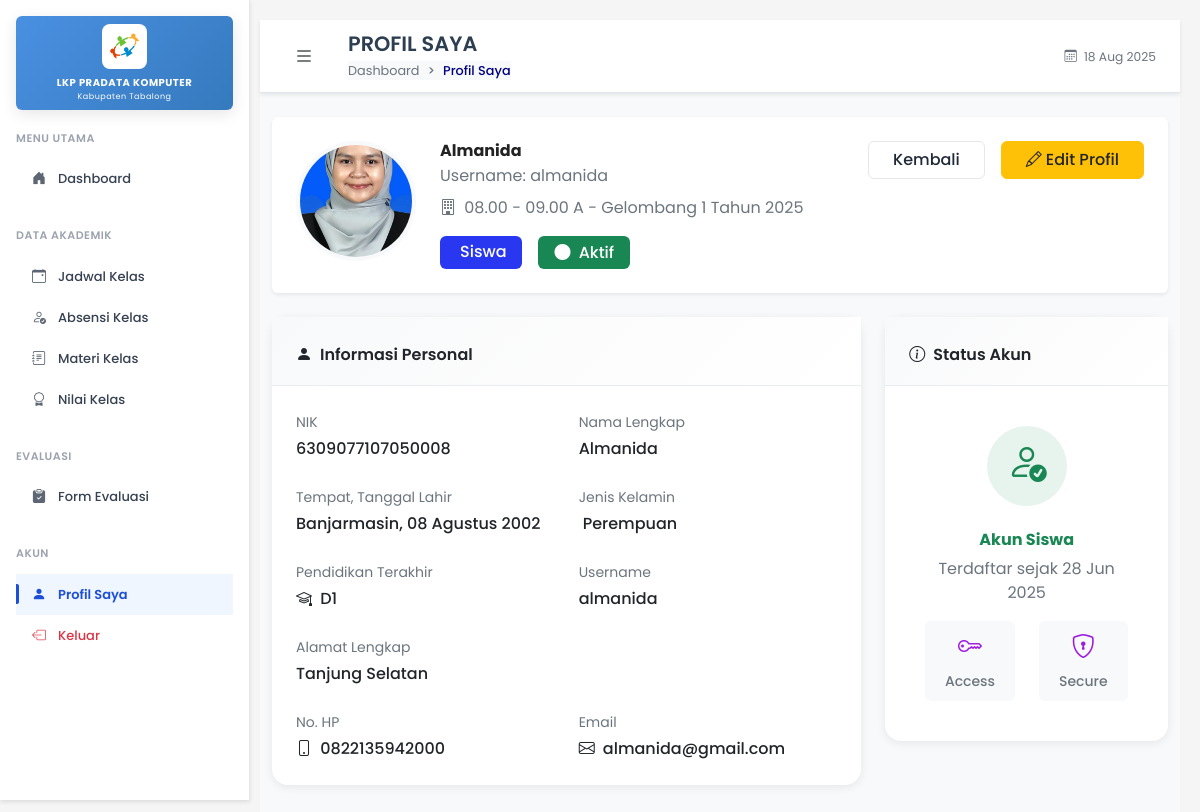
The app's page /pages/siswa/profil/index.php (signed in) with its own data.
### tables this page shows
CREATE TABLE `siswa` (
  `id_siswa` int(11) NOT NULL,
  `id_user` int(11) DEFAULT NULL,
  `id_kelas` int(11) DEFAULT NULL,
  `nik` varchar(16) DEFAULT NULL,
  `nama` varchar(100) DEFAULT NULL,
  `tempat_lahir` varchar(50) DEFAULT NULL,
  `tanggal_lahir` date DEFAULT NULL,
  `jenis_kelamin` enum('Laki-Laki','Perempuan') DEFAULT NULL,
  `pendidikan_terakhir` enum('SD','SLTP','SLTA','D1','D2','S1','S2','S3') DEFAULT NULL,
  `no_hp` varchar(20) DEFAULT NULL,
  `email` varchar(100) DEFAULT NULL,
  `alamat_lengkap` text DEFAULT NULL,
  `pas_foto` varchar(255) DEFAULT NULL,
  `ktp` varchar(255) DEFAULT NULL,
  `kk` varchar(255) DEFAULT NULL,
  `ijazah` varchar(255) DEFAULT NULL,
  `status_aktif` enum('aktif','nonaktif') DEFAULT NULL
);

CREATE TABLE `user` (
  `id_user` int(11) NOT NULL,
  `username` varchar(20) NOT NULL,
  `password` varchar(255) DEFAULT NULL,
  `role` enum('admin','instruktur','siswa') NOT NULL,
  `remember_token` varchar(100) DEFAULT NULL,
  `reset_token` varchar(100) DEFAULT NULL,
  `reset_token_expire` datetime DEFAULT NULL,
  `created_at` timestamp NOT NULL DEFAULT current_timestamp()
);

CREATE TABLE `kelas` (
  `id_kelas` int(11) NOT NULL,
  `nama_kelas` varchar(50) NOT NULL,
  `id_gelombang` int(11) NOT NULL,
  `kapasitas` int(11) DEFAULT NULL,
  `id_instruktur` int(11) DEFAULT NULL
);

CREATE TABLE `gelombang` (
  `id_gelombang` int(11) NOT NULL,
  `tahun` year(4) NOT NULL,
  `gelombang_ke` int(11) NOT NULL,
  `nama_gelombang` varchar(100) DEFAULT NULL,
  `status` enum('aktif','selesai','dibuka') DEFAULT 'dibuka'
);

### pages/siswa/profil/index.php (the view, shortened to what this page needs)
<?php
include '../../../includes/db.php';
$user_id = $_SESSION['user_id'];
$query = "SELECT s.*, k.nama_kelas, g.nama_gelombang, g.tahun, g.gelombang_ke,
                 i.nama as nama_instruktur, n.*,
                 u.username, u.created_at,
                 -- Progress nilai
                 CASE WHEN n.nilai_word IS NOT NULL AND n.nilai_word > 0 THEN 1 ELSE 0 END +
                 CASE WHEN n.nilai_excel IS NOT NULL AND n.nilai_excel > 0 THEN 1 ELSE 0 END +
                 CASE WHEN n.nilai_ppt IS NOT NULL AND n.nilai_ppt > 0 THEN 1 ELSE 0 END +
                 CASE WHEN n.nilai_internet IS NOT NULL AND n.nilai_internet > 0 THEN 1 ELSE 0 END +
                 CASE WHEN n.nilai_pengembangan IS NOT NULL AND n.nilai_pengembangan > 0 THEN 1 ELSE 0 END as progress_nilai,
                 -- Status sertifikat
                 CASE WHEN n.rata_rata >= 60 AND
                           (n.nilai_word IS NOT NULL AND n.nilai_word > 0) AND
                           (n.nilai_excel IS NOT NULL AND n.nilai_excel > 0) AND
                           (n.nilai_ppt IS NOT NULL AND n.nilai_ppt > 0) AND
                           (n.nilai_internet IS NOT NULL AND n.nilai_internet > 0) AND
                           (n.nilai_pengembangan IS NOT NULL AND n.nilai_pengembangan > 0)
                      THEN 'eligible' ELSE 'not_eligible' END as sertifikat_status
          FROM siswa s
          LEFT JOIN kelas k ON s.id_kelas = k.id_kelas
          LEFT JOIN gelombang g ON k.id_gelombang = g.id_gelombang
          LEFT JOIN instruktur i ON k.id_instruktur = i.id_instruktur
          LEFT JOIN nilai n ON s.id_siswa = n.id_siswa
          LEFT JOIN user u ON s.id_user = u.id_user
          WHERE s.id_user = ?";
$stmt = $conn->prepare($query);
$stmt->bind_param("i", $user_id);
$stmt->execute();
$result = $stmt->get_result();
$siswa_data = $result->fetch_assoc();
$tanggalLahir = '';
if ($siswa_data['tanggal_lahir']) {
    $tanggalLahir = date('d F Y', strtotime($siswa_data['tanggal_lahir']));
    $bulanInggris = ['January', 'February', 'March', 'April', 'May', 'June', 'July', 'August', 'September', 'October', 'November', 'December'];
    $bulanIndonesia = ['Januari', 'Februari', 'Maret', 'April', 'Mei', 'Juni', 'Juli', 'Agustus', 'September', 'Oktober', 'November', 'Desember'];
    $tanggalLahir = str_replace($bulanInggris, $bulanIndonesia, $tanggalLahir);
}
?>
<!DOCTYPE html>
<html lang="id">
<head>
  <link rel="stylesheet" href="../../../assets/css/bootstrap.min.css" />
  <link rel="stylesheet" href="../../../assets/css/bootstrap-icons.css" />
  <link rel="stylesheet" href="../../../assets/css/fonts.css" />
  <link rel="stylesheet" href="../../../assets/css/styles.css" />
</head>
<body>
  <div class="d-flex">
    <?php include '../../../includes/sidebar/siswa.php'; ?>
    <div class="flex-fill main-content">
      <nav class="top-navbar">
        <div class="container-fluid px-3 px-md-4">
          <div class="d-flex align-items-center">
            <div class="d-flex align-items-center flex-grow-1">
              <button class="btn btn-link text-dark p-2 me-3 sidebar-toggle" type="button" id="sidebarToggle">
                <i class="bi bi-list fs-4"></i>
              </button>
              <div class="page-info">
                <h2 class="page-title mb-1">PROFIL SAYA</h2>
                <nav aria-label="breadcrumb">
                  <ol class="breadcrumb page-breadcrumb mb-0">
                    <li class="breadcrumb-item">
                      <a href="../dashboard.php">Dashboard</a>
                    </li>
                    <li class="breadcrumb-item active" aria-current="page">Profil Saya</li>
                  </ol>
                </nav>
              </div>
            </div>
            <div class="d-flex align-items-center">
              <div class="navbar-page-info d-none d-md-block">
                <small class="text-muted">
                  <i class="bi bi-calendar3 me-1"></i>
                  <?= date('d M Y') ?>
                </small>
              </div>
            </div>
          </div>
        </div>
      </nav>
      <div class="container-fluid mt-4">
        <div class="card border-0 shadow-sm mb-4">
          <div class="card-body p-4">
            <div class="row align-items-start">
              <div class="col-auto">
                <div class="profile-photo">
                  <?php if(!empty($siswa_data['pas_foto']) && file_exists('../../../uploads/profile_pictures/'.$siswa_data['pas_foto'])): ?>
                    <img src="../../../uploads/profile_pictures/<?= $siswa_data['pas_foto'] ?>"
                         alt="Foto <?= htmlspecialchars($siswa_data['nama']) ?>"
                         class="rounded-circle"
                         style="width: 120px; height: 120px; object-fit: cover; border: 4px solid #f8f9fa;">
                  <?php endif; ?>
                </div>
              </div>
              <div class="col">
                <div class="d-flex justify-content-between align-items-start">
                  <div>
                    <h3 class="mb-1 fw-bold"><?= htmlspecialchars($siswa_data['nama']) ?></h3>
                    <p class="text-muted mb-2">Username: <?= htmlspecialchars($siswa_data['username']) ?></p>
                    <p class="text-muted mb-3">
                      <i class="bi bi-building me-1"></i>
                      <?= htmlspecialchars($siswa_data['nama_kelas'] ?? 'Belum ada kelas') ?> -
                      <?= htmlspecialchars($siswa_data['nama_gelombang'] ?? 'Gelombang') ?>
                    </p>
                    <div class="d-flex gap-3">
                      <span class="badge bg-primary fs-6 px-3 py-2">
                        Siswa
                      </span>
                      <span class="badge bg-<?= $siswa_data['status_aktif'] == 'aktif' ? 'success' : 'success' ?> fs-6 px-3 py-2">
                        <i class="bi bi-circle-fill me-1"></i>
                        <?= ucfirst($siswa_data['status_aktif'] ?? 'aktif') ?>
                      </span>
                    </div>
                  </div>
                   <div class="d-flex gap-3">
                    <a href="../dashboard.php" class="btn btn-kembali px-4">
                      Kembali
                    </a>
                    <a href="edit.php" class="btn btn-edit px-4">
                      <i class="bi bi-pencil me-1"></i>Edit Profil
                    </a>
                  </div>
                </div>
              </div>
            </div>
          </div>
        </div>
        <div class="row">
<div class="col-lg-8">
  <div class="card content-card mb-4">
    <div class="section-header">
      <h5 class="mb-0 text-dark">
        <i class="bi bi-person-fill me-2"></i>Informasi Personal
      </h5>
    </div>
    <div class="card-body">
      <div class="row g-4">
        <div class="col-md-6">
          <div class="info-item">
            <label class="form-label small text-muted mb-1">NIK</label>
            <div class="fw-medium"><?= htmlspecialchars($siswa_data['nik'] ?? '-') ?></div>
          </div>
        </div>
        <div class="col-md-6">
          <div class="info-item">
            <label class="form-label small text-muted mb-1">Nama Lengkap</label>
            <div class="fw-medium"><?= htmlspecialchars($siswa_data['nama']) ?></div>
          </div>
        </div>
        <div class="col-md-6">
          <div class="info-item">
            <label class="form-label small text-muted mb-1">Tempat, Tanggal Lahir</label>
            <div class="fw-medium">
              <?= htmlspecialchars($siswa_data['tempat_lahir'] ?? '-') ?><?= $tanggalLahir ? ', ' . $tanggalLahir : '' ?>
            </div>
          </div>
        </div>
        <div class="col-md-6">
          <div class="info-item">
            <label class="form-label small text-muted mb-1">Jenis Kelamin</label>
            <div class="fw-medium">
              <?= htmlspecialchars($siswa_data['jenis_kelamin'] ?? '-') ?>
            </div>
          </div>
        </div>
        <div class="col-md-6">
          <div class="info-item">
            <label class="form-label small text-muted mb-1">Pendidikan Terakhir</label>
            <div class="fw-medium">
              <i class="bi bi-mortarboard me-1"></i>
              <?= htmlspecialchars($siswa_data['pendidikan_terakhir'] ?? '-') ?>
            </div>
          </div>
        </div>
        <div class="col-md-6">
          <div class="info-item">
            <label class="form-label small text-muted mb-1">Username</label>
            <div class="fw-medium"><?= htmlspecialchars($siswa_data['username']) ?></div>
          </div>
        </div>
        <div class="col-12">
          <div class="info-item">
            <label class="form-label small text-muted mb-1">Alamat Lengkap</label>
            <div class="fw-medium"><?= htmlspecialchars($siswa_data['alamat_lengkap'] ?? '-') ?></div>
          </div>
        </div>
        <div class="col-md-6">
          <div class="info-item">
            <label class="form-label small text-muted mb-1">No. HP</label>
            <div class="fw-medium">
              <i class="bi bi-phone me-1"></i>
              <?= htmlspecialchars($siswa_data['no_hp'] ?? '-') ?>
            </div>
          </div>
        </div>
        <div class="col-md-6">
          <div class="info-item">
            <label class="form-label small text-muted mb-1">Email</label>
            <div class="fw-medium">
              <i class="bi bi-envelope me-1"></i>
              <?= htmlspecialchars($siswa_data['email'] ?? '-') ?>
            </div>
          </div>
        </div>
      </div>
    </div>
  </div>
</div>
          <div class="col-lg-4">
            <div class="card content-card mb-4">
              <div class="section-header">
                <h5 class="mb-0 text-dark">
                  <i class="bi bi-info-circle me-2"></i>Status Akun
                </h5>
              </div>
              <div class="card-body">
                <div class="text-center p-3">
                  <div class="bg-success bg-opacity-10 rounded-circle d-inline-flex align-items-center justify-content-center mb-3"
                       style="width: 80px; height: 80px;">
                    <i class="bi bi-person-check text-success" style="font-size: 2.5rem;"></i>
                  </div>
                  <h5 class="fw-bold mb-2 text-success">Akun Siswa</h5>
                  <p class="text-muted mb-3">Terdaftar sejak <?= date('d M Y', strtotime($siswa_data['created_at'])) ?></p>
                  <div class="row text-center">
                    <div class="col-6">
                      <div class="p-2 bg-light rounded">
                        <i class="bi bi-key text-secondary fs-4 mb-1 d-block"></i>
                        <small class="text-muted fw-medium">Access</small>
                      </div>
                    </div>
                    <div class="col-6">
                      <div class="p-2 bg-light rounded">
                        <i class="bi bi-shield-lock text-secondary fs-4 mb-1 d-block"></i>
                        <small class="text-muted fw-medium">Secure</small>
                      </div>
                    </div>
                  </div>
                </div>
              </div>
            </div>
          </div>
        </div>
      </div>
    </div>
  </div>
</body>
</html>

### records on screen
siswa: pas_foto (picture), nama "Almanida", id_user.username "almanida", id_kelas.nama_kelas "08.00 - 09.00 A", gelombang.nama_gelombang "Gelombang 1 Tahun 2025", status_aktif "Aktif", nik "6309077107050008", tempat_lahir "Banjarmasin", tanggal_lahir "08 Agustus 2002", jenis_kelamin "Perempuan", pendidikan_terakhir "D1", alamat_lengkap "Tanjung Selatan", no_hp "0822135942000", email "almanida@gmail.com", id_user.created_at "28 Jun 2025"
